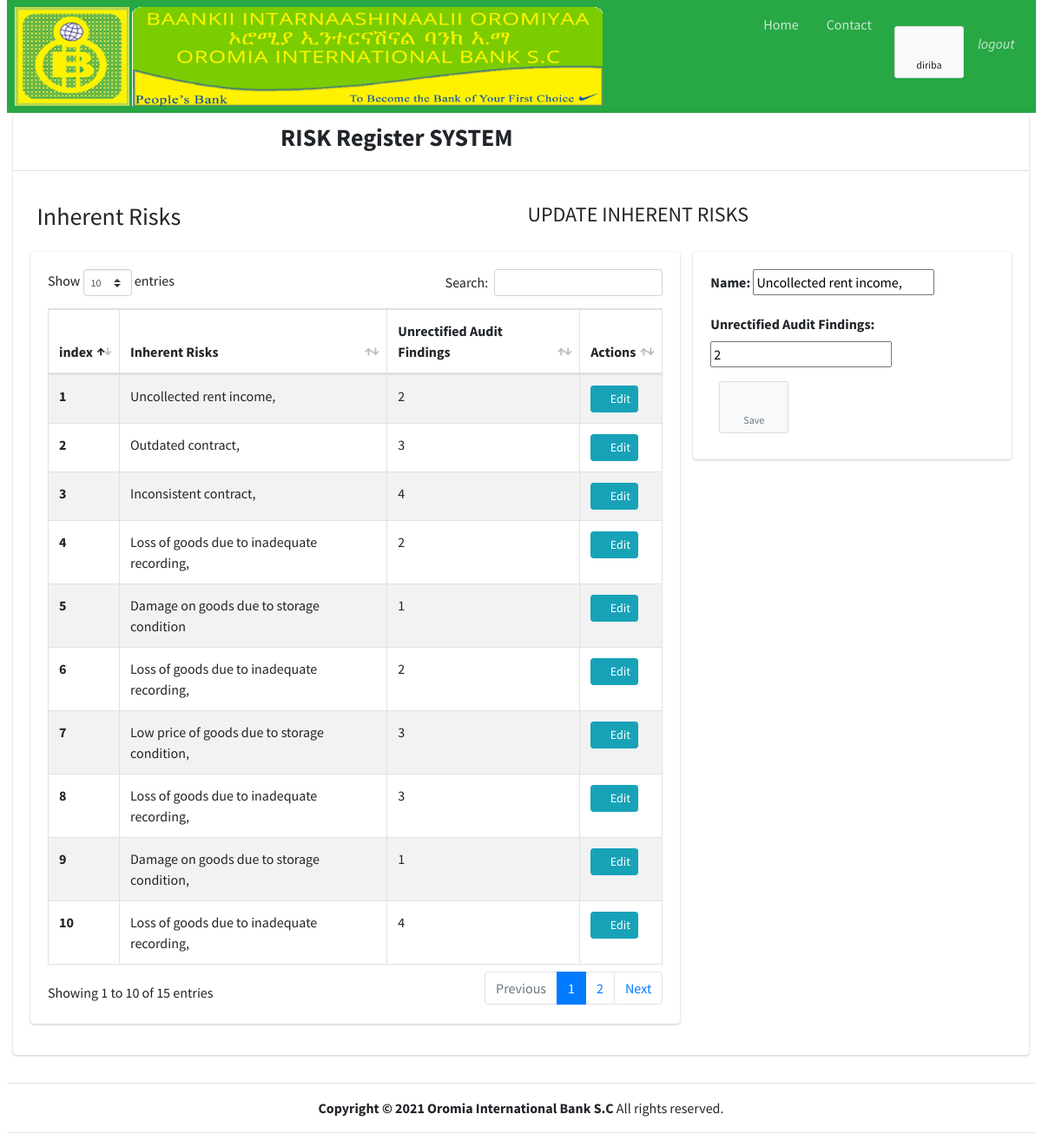
Page /updateIadUser/22/ (signed in) on the committed database.
### start1/models.py (models this page shows, shortened)
class CustomUser(AbstractUser):
    working_Place = models.ForeignKey(WorkUnit, null=True, blank=True, on_delete=models.CASCADE)
    is_Rmcd_User = models.BooleanField(default=False)
    is_Iad_USer = models.BooleanField(default=False)
    def __str__(self):
        return self.username

class InherentRisk(models.Model):
    RISKCATAGORY = (('Financial','Financial'),('Reputational','Reputational'),('Marketing','Marketing'),('Legal','Legal'),)
    CHOICES = (('AV', 'Available'), ('NA', 'Not Available'),)
    FREQUENCYOFEXPOSURE =(('Daily', 'Daily'),('Weekly', 'Weekly'),('Monthly', 'Monthly'),('Quarterly', 'Quarterly'),('Semi Anually', 'Semi Anually'),('Anually', 'Anually'),)
    RISKCONDITION = (('Tolerable', 'Tolerable'), ('Reversible', 'Reversible'), ('costly', 'Costly Reversible'), ('Unreversible', 'Unreversible'))
    RISKMITIGATION = (('Tolerate', 'Tolerate'), ('Treat', 'Treat'), ('Transfer', 'Transfer'), ('Terminate', 'Terminate'),)
    added_by = models.ForeignKey(settings.AUTH_USER_MODEL, null=True, blank=True, on_delete=models.SET_NULL)
    objective = models.ForeignKey(Objective, on_delete=models.CASCADE, null=False, blank=False)
    name = models.CharField(max_length=300,null=False, blank=True)
    risk_Catagory = models.CharField(max_length=30, choices = RISKCATAGORY, null=False, blank=True)
    it_System = models.CharField(max_length=30, choices = CHOICES, null=False, blank=True)
    privilage = models.CharField(max_length=30, choices = CHOICES, null=False, blank=True)
    procedure_Manual = models.CharField(max_length=30, choices = CHOICES, null=False, blank=True)
    maker_Checker = models.CharField(max_length=30, choices = CHOICES, null=False, blank=True)
    dual_Control = models.CharField(max_length=30, choices = CHOICES, null=False, blank=True)
    frequency_of_Exposure = models.CharField(max_length=30, choices = FREQUENCYOFEXPOSURE, null=False, blank=True)
    monetary_Value = models.DecimalField(decimal_places=2, max_digits=20, null=True, blank=True)
    risk_Condition = models.CharField(max_length=30, choices = RISKCONDITION, null=False, blank=True)
    risk_Mitigation = models.CharField(max_length=30, choices=RISKMITIGATION, null=False, blank=True)
    owner = models.CharField(max_length=300,null=False, blank=True)
    target_Completion = models.DateField(max_length=300, null=False, blank=True)
    management_Plan = models.TextField(null=False, blank=True)
    unrectified_Audit_Findings = models.IntegerField(null=True, blank=True)
    level = models.IntegerField(null=True, blank=True)
    def __str__(self):
        return self.name

### start1/views.py (the view)
# urls.py: path('updateIadUser/<str:pk>/', views.updateIadUser, name='updateIadUser'),
@login_required(login_url='login')
def updateIadUser(request, pk):
    IR = InherentRisk.objects.all()
    ma = InherentRisk.objects.get(id=pk)
    form = IadUserForm(instance=ma)
    if request.method == 'POST':
        form = IadUserForm(request.POST, instance=ma)
        if form.is_valid():
            form.save()
            messages.success(request, 'Saved successfully')
            return redirect('iadUser')
    context = {'form': form, 'iadUser':IR}
    return render(request, "updateIadUser.html", context)

### start1/forms.py
class IadUserForm(forms.ModelForm):
    class Meta:
        model = InherentRisk
        fields = ['name', 'unrectified_Audit_Findings']

### start1/templates/updateIadUser.html (shortened to what this page needs)
{% extends "base.html" %}
{% block page_content %}
    <div class="container-fluid">
      <p>
        <div class="row">
           <div class="col"><h3> Inherent Risks </h3></div>
           <div class="col">
            <h4> UPDATE INHERENT RISKS </h4>
           </div>
      </div>
        </div>
      <div class="row">
        <div class="col-8">
          <div>
            <div class="card card-body">
             <table id="example1" class="table table-bordered table-striped">
                 <thead>
                     <th>index</th>
                     <th>Inherent Risks</th>
                     <th>Unrectified Audit Findings</th>
                     <th>Actions</th>
                 </thead>
              {% for ma in iadUser reversed %}
                 <tr>
                     <th>{{ forloop.counter }}</th>
                     <td>{{ma}}</td>
                     <td>{{ma.unrectified_Audit_Findings}}</td>
                     <td>
                      <a class="btn btn-info btn-sm" href="{% url 'updateIadUser' ma.id %} ">
                          <i class="fas fa-pencil-alt">
                          </i>
                          Edit
                      </a>
                  </td>
                 </tr>
              {%endfor%}
             </table>
            </div>
          </div>
        </div>
        <div class="col-4">
          <div>
            <div class="card card-body">
                <form method="post">
                    {{ form.as_p }}
                    <button class="btn btn-app btn-sm mr-4" type="submit" value="Submit"><i class="fas fa-save"></i> Save</button>
                </form>
            </div>
          </div>
        </div>
      </div>
    </div>
{% endblock %}

### start1/templates/base.html (shortened to what this page needs)
{% load static%}
<!DOCTYPE html>
<html lang="en">
<head>
  <link rel="stylesheet" href=" {% static 'plugins/fontawesome-free/css/all.min.css' %}">
  <link rel="stylesheet" href="{% static 'dist/css/adminlte.min.css' %}">
  <link rel="stylesheet" href="{% static 'plugins/datatables-bs4/css/dataTables.bootstrap4.min.css' %}">
  <link rel="stylesheet" href="{% static 'plugins/datatables-responsive/css/responsive.bootstrap4.min.css' %}">
</head>
<body class="hold-transition sidebar-mini">
    <div class="container-fluid">
        <nav class="navbar navbar-expand navbar-green navbar-dark">
            <ul class="navbar-nav">
              <li>
                <img src="{% static 'images/oib.png' %}" alt="OIB LOGO" style="width: 80%; height:100%" >
              </li>
               <li class="nav-item d-none d-sm-inline-block">
                <a href="{% url 'homepage' %}" class="nav-link">Home</a>
              </li>
              <li class="nav-item d-none d-sm-inline-block">
                <a href="#" class="nav-link">Contact</a>
              </li>
            </ul>
            <ul class="navbar-nav ml-auto">
              <li class="nav-item dropdown">
                <a class="btn btn-app">
                  <i class="fas fa-users"></i> {{request.user}}
                </a>
              </li>
              <li class="nav-item dropdown">
                <a class="nav-link" href="{% url 'logout' %}">
                  <i>logout</i>
                </a>
              </li>
            </ul>
          </nav>
          <section class="content">
            <div class="container-fluid">
              <div class="row">
              <div class="col-12">
          <div class="card">
            <div class="card-header">
              <div class="row">
              <div class="col-9">
                <h3 class="text-center"> <b>RISK Register SYSTEM </b></h3>
              </div>
              <div class="col-3">
              </div>
            </div>
            </div>
            <div class="card-body">
        {% block page_content %}
        {% endblock %}
            </div>
          </div>
          </div>
          </div>
          </div>
    <div class=" footer container-fluid text-center">
      <hr>
        <strong>Copyright &copy; 2021 <a href="#"></a>Oromia International Bank S.C </strong> All rights reserved.
      <hr>
    </div>
</body>
</html>

### rows in the picture
CustomUser: user "diriba"
InherentRisk: name "Uncollected rent income,", unrectified_Audit_Findings "2"
InherentRisk: name "Outdated contract,", unrectified_Audit_Findings "3"
InherentRisk: name "Inconsistent contract,", unrectified_Audit_Findings "4"
InherentRisk: name "Loss of goods due to inadequate recording,", unrectified_Audit_Findings "2"
InherentRisk: name "Damage on goods due to storage condition", unrectified_Audit_Findings "1"
InherentRisk: name "Loss of goods due to inadequate recording,", unrectified_Audit_Findings "2"
InherentRisk: name "Low price of goods due to storage condition,", unrectified_Audit_Findings "3"
InherentRisk: name "Loss of goods due to inadequate recording,", unrectified_Audit_Findings "3"
InherentRisk: name "Damage on goods due to storage condition,", unrectified_Audit_Findings "1"
InherentRisk: name "Loss of goods due to inadequate recording,", unrectified_Audit_Findings "4"
